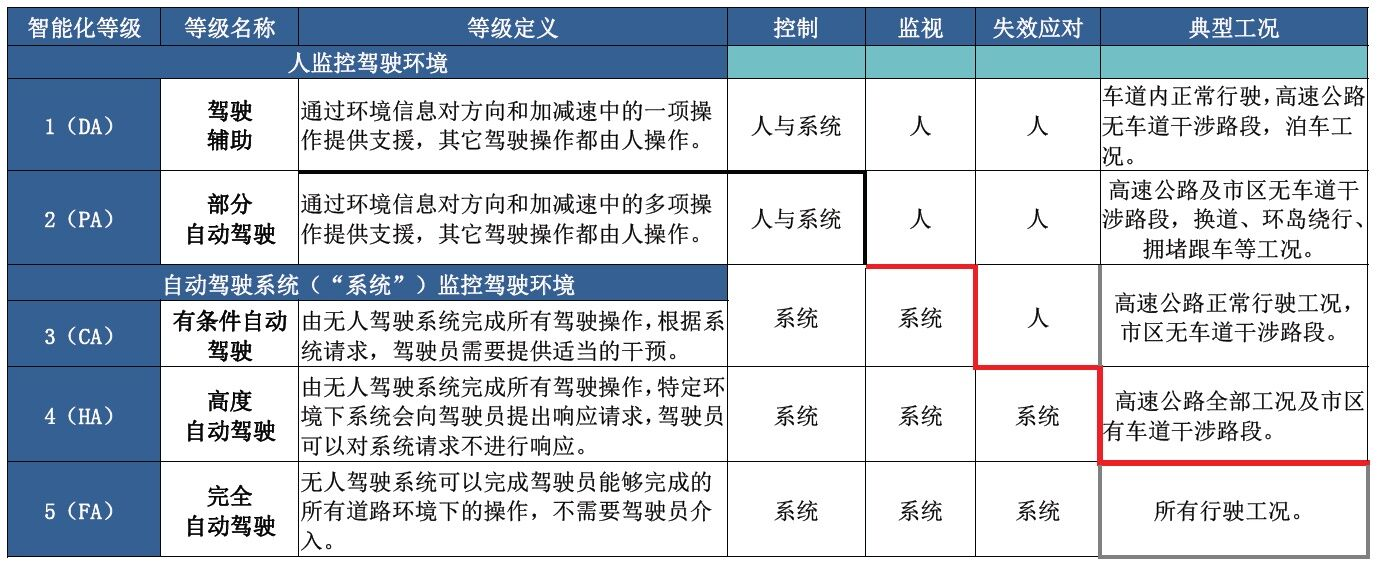
#> input picture opencv_project/images/lena.jpg, 1380 x 566 px, found by its file name
$ python main.py
#> lines starting #> are read from the running program, lines starting #| are printed output that depends on the picture; after the words box and inside, x2 and y2 are one past the last pixel; in counts of white or black regions, pixels touching at a corner belong together
import cv2
import numpy as np

image_path = "opencv_project/images/lena.jpg"
gray_image_path = "opencv_project/images/gray_lena.jpg"
image = cv2.imread(image_path)
#> image is the input picture: shape (566, 1380, 3); mean B, G, R 210.6, 200.5, 191
gray_image = cv2.imread(gray_image_path)
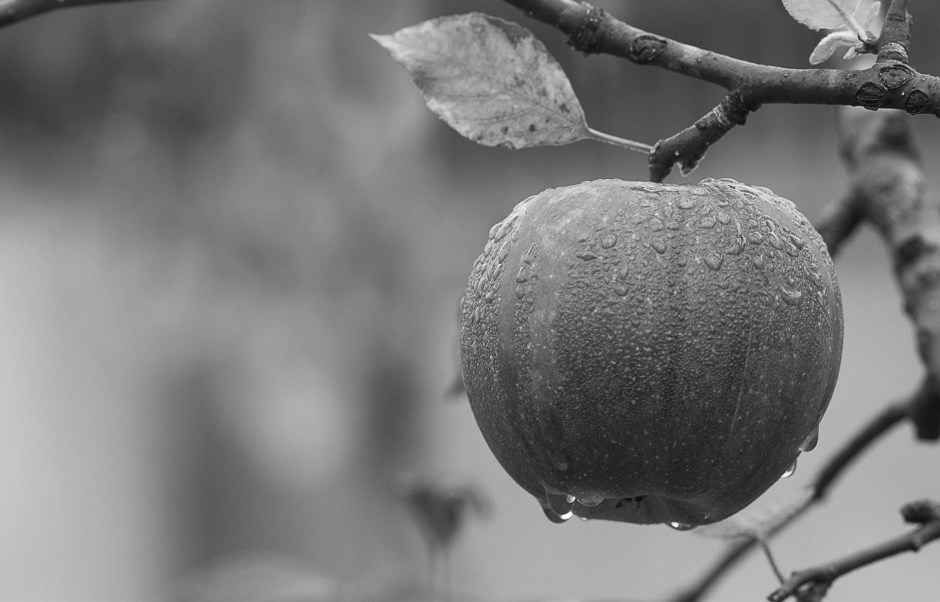
#> input picture opencv_project/images/gray_lena.jpg, 1880 x 1204 px, found by its file name (shown at 1/2 size)
#> gray_image is the input picture: shape (1204, 1880, 3); min 0, max 255, mean 121.2

print(f"Image shape: {image.shape}")
#| Image shape: (566, 1380, 3)

gray_image[100,100]  = [0,255,0]
#> gray_image: shape (1204, 1880, 3); under 0.01% of pixels changed, all inside (x1, y1, x2, y2) = (100, 100, 101, 101)

if image is None:
    print(f"Image not found,plese check the path:{image_path}")
else:
    # cv2.namedWindow("Image", cv2.WINDOW_NORMAL) # Create a window with the name "Image"

    trans_gray_image = cv2.cvtColor(image,cv2.COLOR_BGR2GRAY) # Convert the image to grayscale
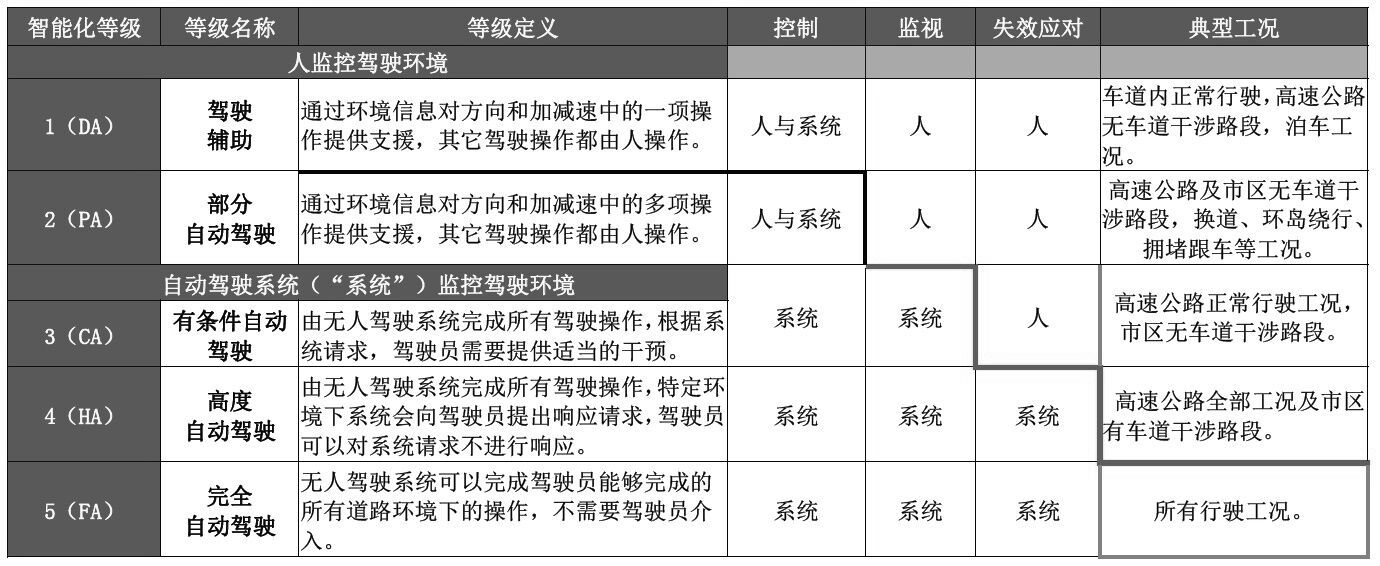
#> trans_gray_image: shape (566, 1380); min 0, max 255, mean 198.8
    # cv2.imshow("Gray Image", trans_gray_image) # Display the grayscale image in the window

    trans_hsv_image = cv2.cvtColor(gray_image,cv2.COLOR_BGR2HSV) # Convert the image to HSV
#> trans_hsv_image: shape (1204, 1880, 3); mean H, S, V 0, 0, 121.2
    # cv2.imshow("HSV Image", trans_hsv_image) # Display the HSV image in the window

    resize_image = cv2.resize(gray_image,(300,300)) # Resize the image to 300x300 pixels
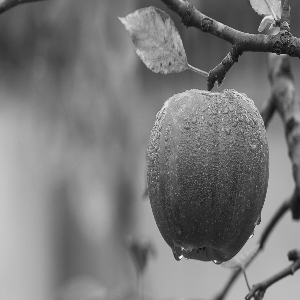
#> resize_image: shape (300, 300, 3); min 8, max 253, mean 121.1
    cv2.imshow("Resized Image", resize_image) # Display the resized image in the window

    center = (gray_image.shape[1]//2, gray_image.shape[0]//2) # Get the center of the image
#> center = (940, 602)
    rotation_matrix = cv2.getRotationMatrix2D(center, 180, 1.0) # Create a rotation matrix for 45 degrees
    rotated_image = cv2.warpAffine(gray_image, rotation_matrix, (gray_image.shape[1], gray_image.shape[0])) # Rotate the image
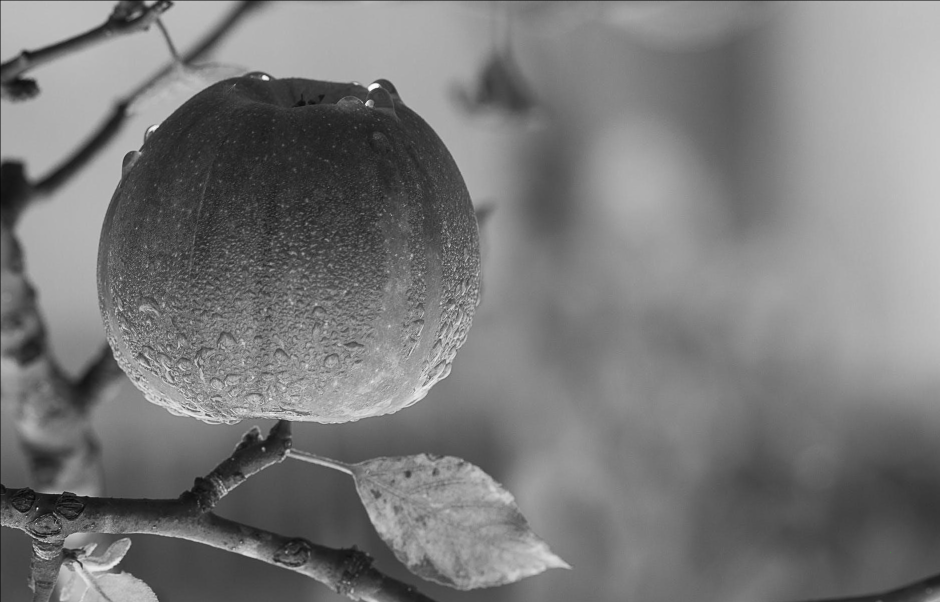
#> rotated_image: shape (1204, 1880, 3) (shown at 1/2 size); mean B, G, R 121.1, 121.1, 121.1
    cv2.imshow("Rotated Image", cv2.resize(rotated_image, (300,300))) # Display the rotated image in the window
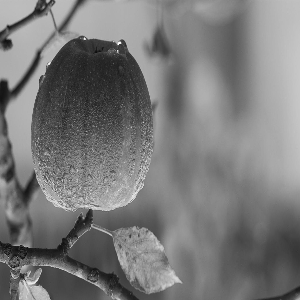
#> window 'Rotated Image': shape (300, 300, 3); min 9, max 254, mean 121.2

    bulue_channel = image[:, :, 0]
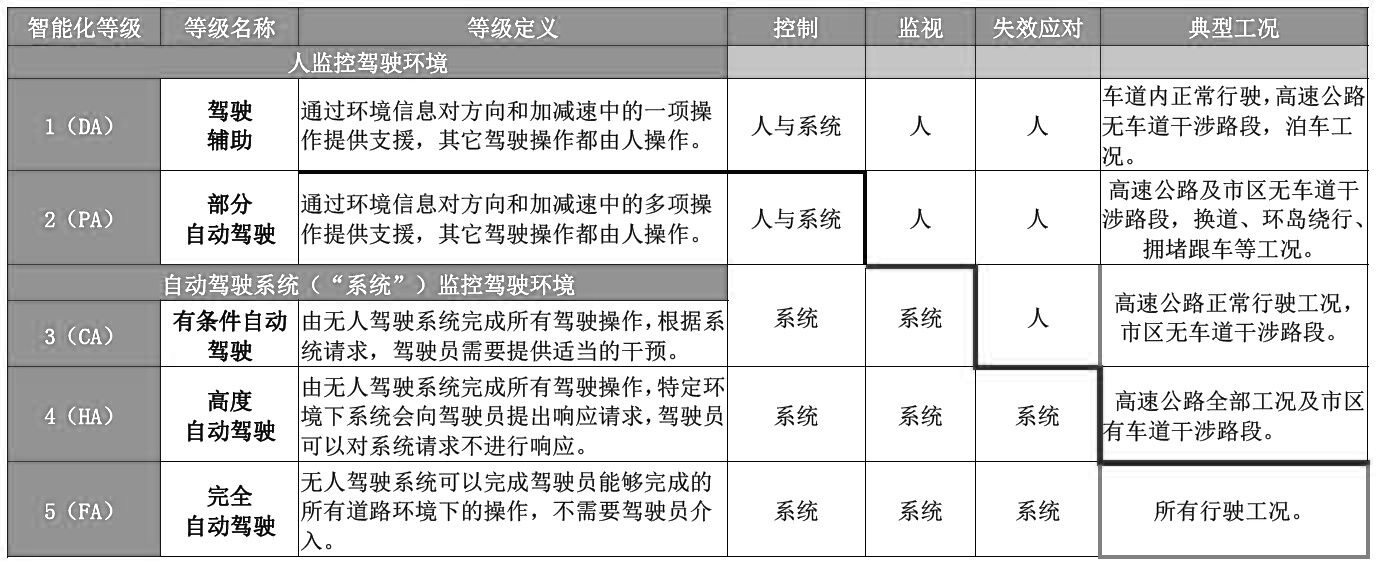
#> bulue_channel: shape (566, 1380); min 0, max 255, mean 210.6
    cv2.imshow("Blue Channel", bulue_channel) # Display the blue channel of the image in the window

    height, width = image.shape[:2]
#> height = 566; width = 1380
    start_row, start_col = int(height * 0.25), int(width * 0.25)
#> start_row = 141; start_col = 345
    end_row, end_col = int(height * 0.75), int(width * 0.75)
#> end_row = 424; end_col = 1035
    cropped_image = image[start_row:end_row, start_col:end_col] # Crop the image
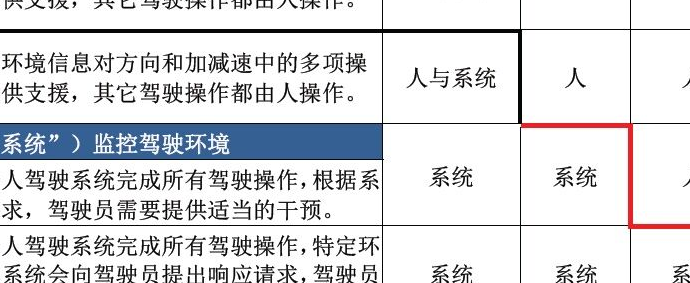
#> cropped_image: shape (283, 690, 3); mean B, G, R 221.8, 218.9, 217.6

    cv2.imshow("Cropped Image", cropped_image) # Display the cropped image in the window

    cv2.waitKey(0) # Wait for a key press
    cv2.destroyAllWindows() # Close all windows
